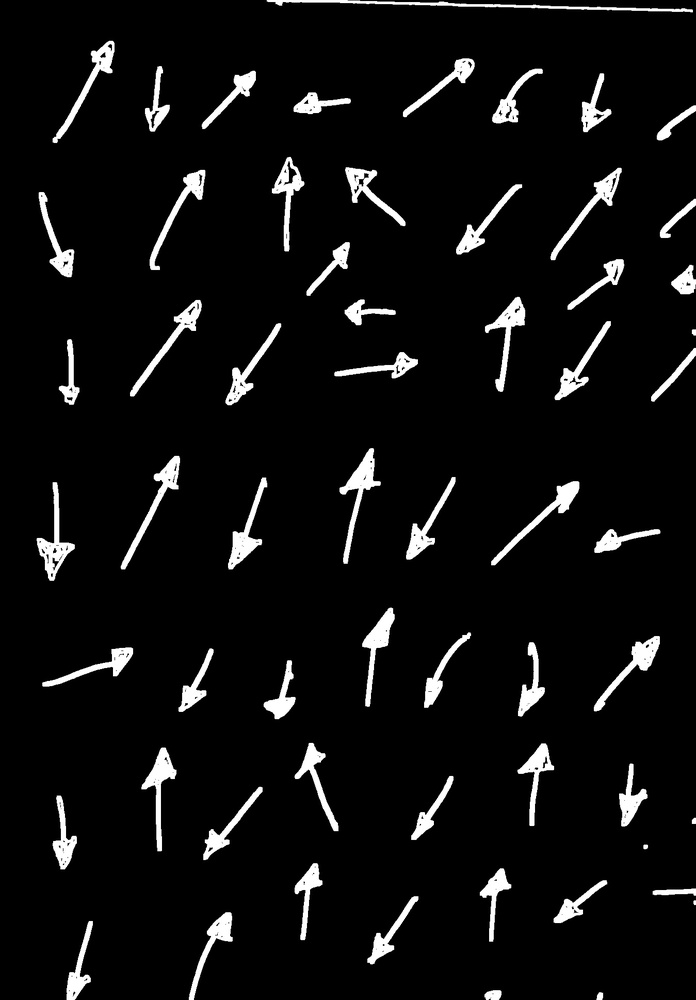
#> input picture shape-detection/converted_imgs/1.jpg, 696 x 1000 px, shrunk from 1349 x 1937 before the run
$ python -i process_image.py   (imports and definitions only)
#> lines starting #> are read from the running program, lines starting #| are printed output that depends on the picture; after the words box and inside, x2 and y2 are one past the last pixel; in counts of white or black regions, pixels touching at a corner belong together
import numpy as np
import cv2
from os import walk, path, getcwd

def __dilateImage(img):
    kernel = np.ones((5,5))
    return cv2.dilate(img, kernel, iterations=1)

def process_image(source):
    imgBlur = cv2.GaussianBlur(source, (7,7),1)
    imgGrayBlur = cv2.cvtColor(imgBlur, cv2.COLOR_BGR2GRAY)
    threshold1 = cv2.getTrackbarPos("Threshold1", "Thresholds")
    threshold2 = cv2.getTrackbarPos("Threshold2", "Thresholds")
    print(threshold1)
    print(threshold2)
    return __dilateImage(cv2.Canny(imgGrayBlur,threshold1 if threshold1 != -1 else 92, threshold2 if threshold2 != -1 else 0))

def get_all_files_paths_from_folder(folder_path):
    absolute_path = path.join(getcwd(), folder_path)
    f= []
    for (dirpath,_, filenames) in walk(absolute_path):
        for filename in filenames:
            f.append(path.join(dirpath,filename))
        break
    return f

def process_images_from_path(path):
    imgs_paths = get_all_files_paths_from_folder('imgs')
    processed_imgs = []
    for path in imgs_paths:
        processed_imgs.append(process_image(cv2.imread(path)))
    return processed_imgs


# [1 line not run here, left out]

>>> import cv2
>>> picture = cv2.imread('converted_imgs/1.jpg')
#> picture is the input picture: shape (1000, 696, 3); min 0, max 255, mean 15.2
>>> result = process_image(picture)
#> in __dilateImage, `return cv2.dilate(img, kernel, iterations=1)`:
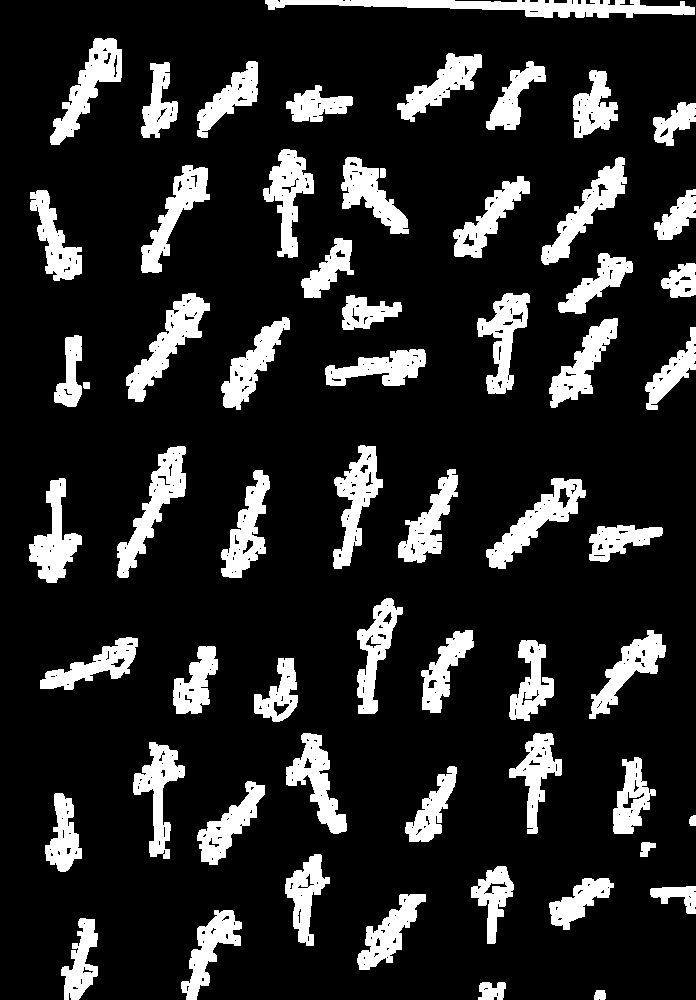
#> returned value: shape (1000, 696); 15.9% white; 61 white regions, largest, box (x1, y1, x2, y2) and area: (265, 0, 695, 18) 3988, (126, 293, 210, 402) 2970, (117, 446, 186, 578) 2943

$ run again, on shape-detection/converted_imgs/2.jpg
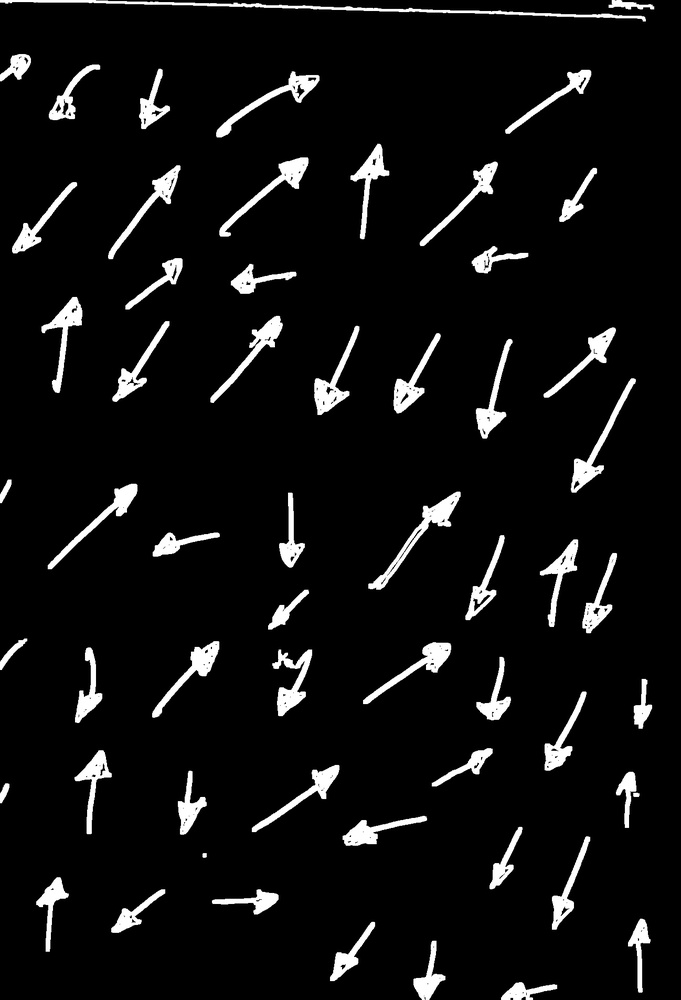
#> input picture shape-detection/converted_imgs/2.jpg, 681 x 1000 px, shrunk from 1298 x 1906 before the run
#> picture is the input picture: shape (1000, 681, 3); min 0, max 255, mean 16.5
#> in __dilateImage, `return cv2.dilate(img, kernel, iterations=1)`:
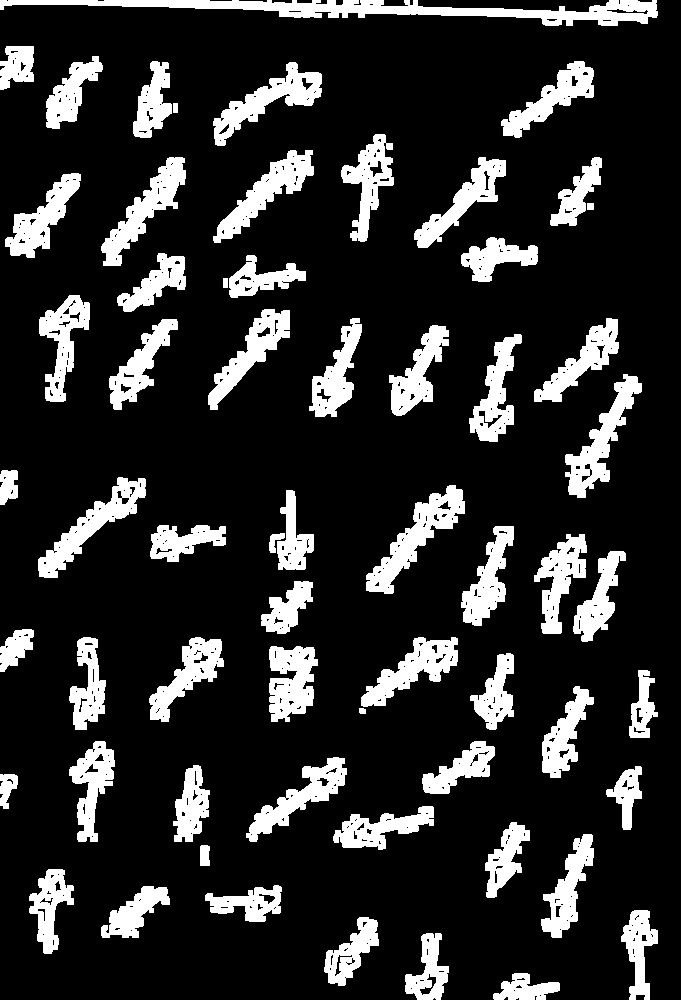
#> returned value: shape (1000, 681); 17.3% white; 62 white regions, largest, box (x1, y1, x2, y2) and area: (0, 0, 658, 26) 6718, (366, 485, 465, 594) 3341, (38, 477, 146, 578) 2997

$ run again, on shape-detection/converted_imgs/3.jpg
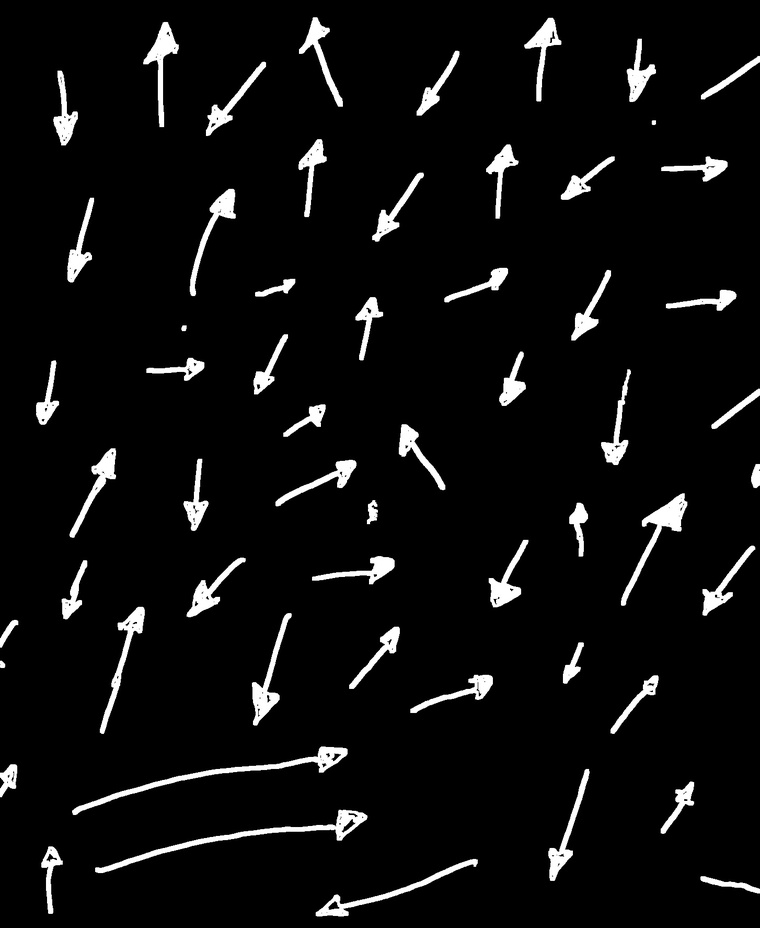
#> input picture shape-detection/converted_imgs/3.jpg, 760 x 928 px, shrunk from 1454 x 1774 before the run
#> picture is the input picture: shape (928, 760, 3); min 0, max 255, mean 13.8
#> in __dilateImage, `return cv2.dilate(img, kernel, iterations=1)`:
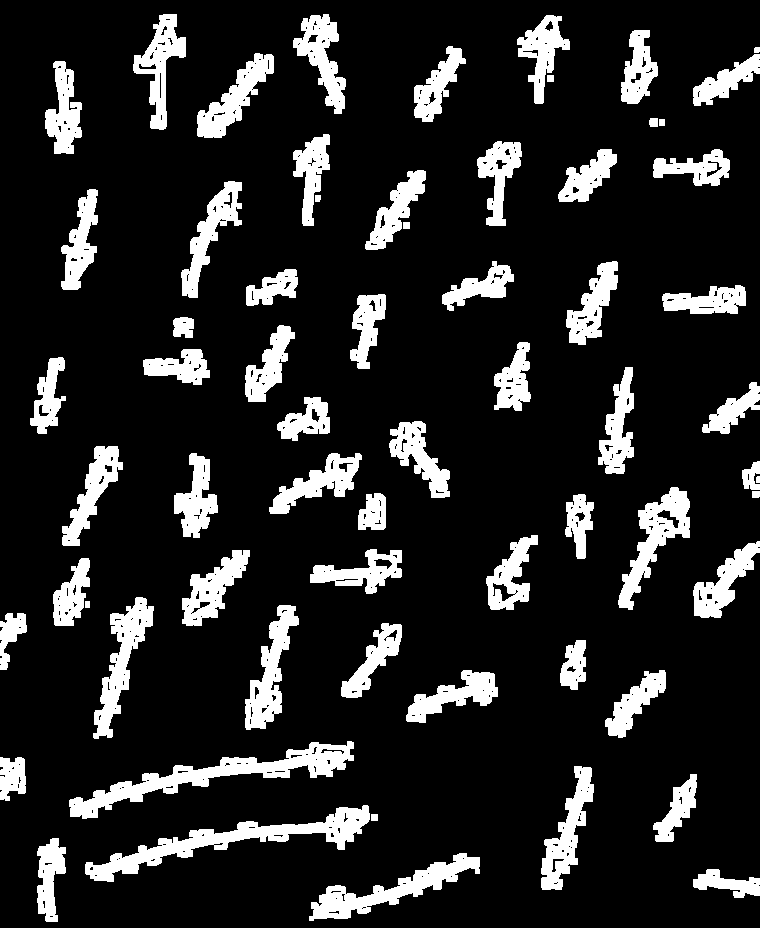
#> returned value: shape (928, 760); 15% white; 66 white regions, largest, box (x1, y1, x2, y2) and area: (69, 741, 354, 819) 5303, (85, 805, 370, 882) 5095, (309, 853, 480, 921) 3422

$ run again, on shape-detection/converted_imgs/4.jpg
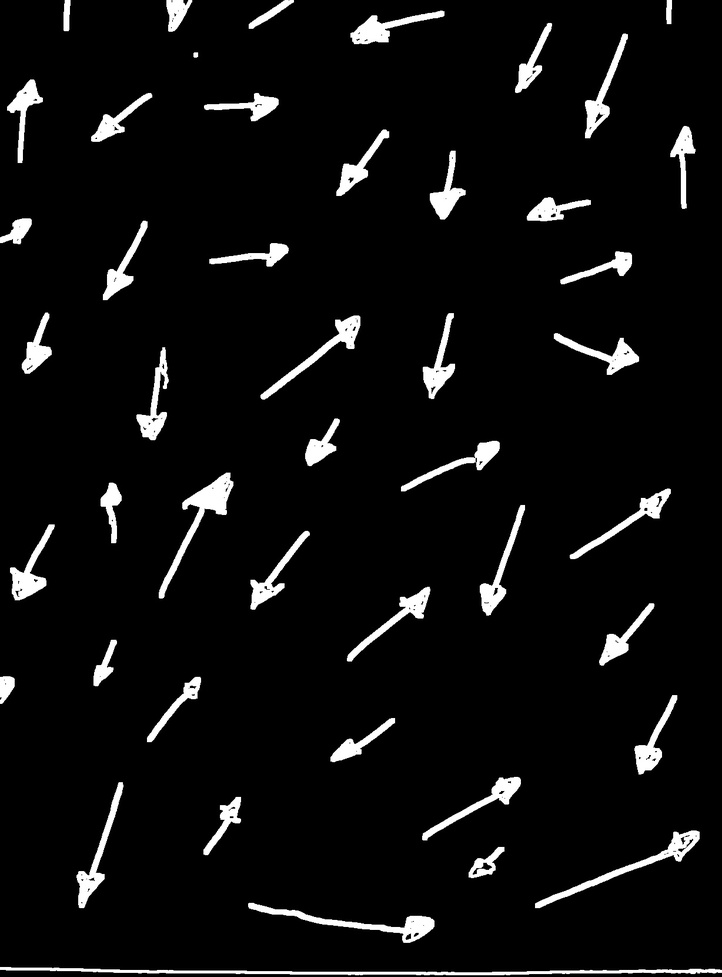
#> input picture shape-detection/converted_imgs/4.jpg, 722 x 977 px, shrunk from 1228 x 1660 before the run
#> picture is the input picture: shape (977, 722, 3); min 0, max 255, mean 13.9
#> in __dilateImage, `return cv2.dilate(img, kernel, iterations=1)`:
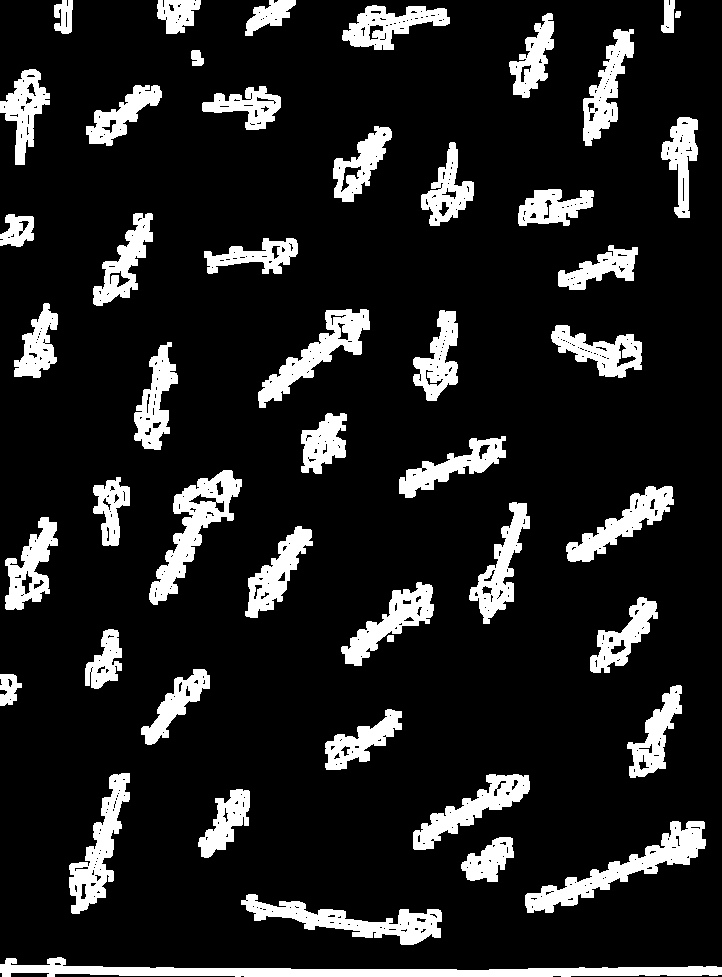
#> returned value: shape (977, 722); 13.7% white; 48 white regions, largest, box (x1, y1, x2, y2) and area: (0, 957, 722, 977) 6285, (525, 821, 706, 913) 4246, (149, 470, 242, 605) 3994
